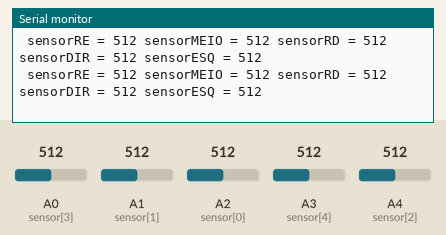
Simulated run of this sketch. Board: Arduino Uno, built with avr-gcc and run on an emulated ATmega328P. On the bench: the last lines printed to the serial monitor. Inputs (shaded band) come from the test bench; at power-on: A0 (sensor[3]) = 512, A1 (sensor[1]) = 512, A2 (sensor[0]) = 512, A3 (sensor[4]) = 512, A4 (sensor[2]) = 512.

Above: at 1.2 s.
1.3 s: A0 (sensor[3]) set to 105
At 1.45 s:
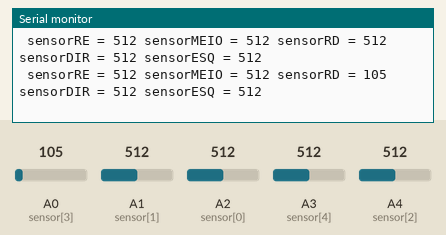
4.3 s: A0 (sensor[3]) set to 91
At 4.32 s:
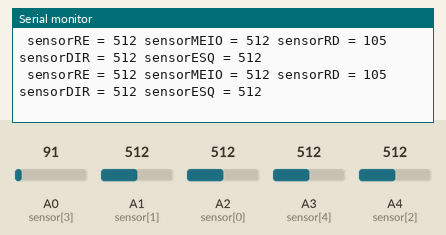
7.3 s: A1 (sensor[1]) set to 109
At 7.31 s:
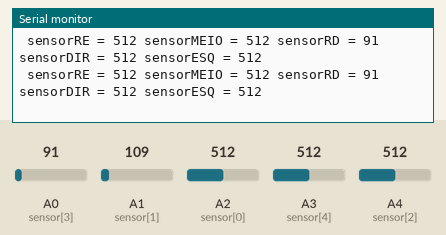
10.3 s: A1 (sensor[1]) set to 93
At 10.31 s:
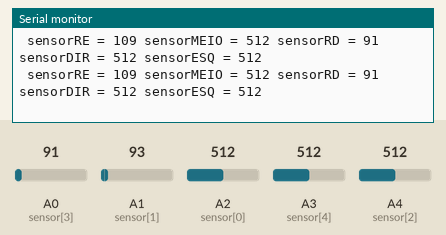
13.3 s: A2 (sensor[0]) set to 105
At 13.35 s:
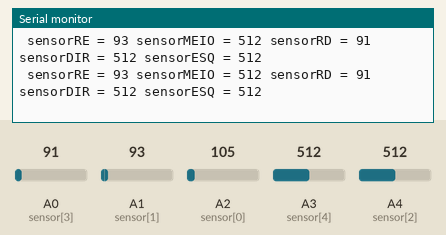
16.3 s: A2 (sensor[0]) set to 94
At 16.31 s:
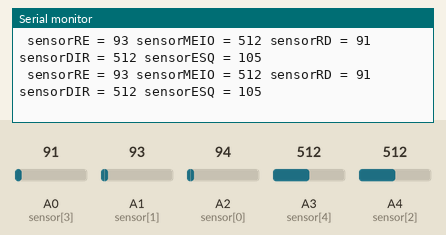
Timing chart, 0 to 19.3 s (numbered marks = the images above; inputs shaded):
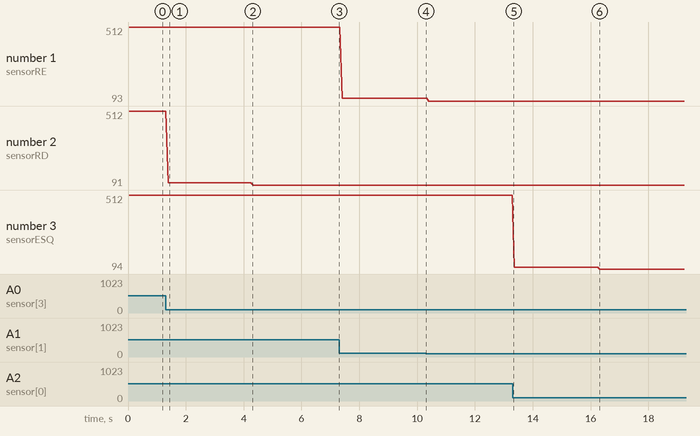

The sketch:

testetcrt.ino
```cpp
int sensor[] = {A2, A1, A4, A0, A3};
// ORDEM: ESQUERDA, REAJUSTE ESQUERDA, FRENTE, REAJUSTE DIREITA, DIREITA

void setup() {

  Serial.begin(9600);                    // Inicial Serial em 9600 Baud Rate.
  Serial.println("Serial Trabalhando");  // Teste para verificar se serial está funcionando ou não

for(int i = 0; i>5; i++){
  pinMode(sensor[i], INPUT);
}
}

void loop() {
  //-----------------------------------------Testando os Sensores--------------------------------------------------------
  Serial.print(" sensorESQ = ");
  Serial.println(analogRead(sensor[0]));
  Serial.print(" sensorRE = ");
  Serial.print(analogRead(sensor[1]));
  Serial.print(" sensorMEIO = ");
  Serial.print(analogRead(sensor[2]));
  Serial.print(" sensorRD = ");
  Serial.print(analogRead(sensor[3]));
  Serial.print(" sensorDIR = ");
  Serial.print(analogRead(sensor[4]));
}
```

Measured:
- after the input at 1.3 s, the serial monitor: prints a new line after 0.09 s (image 1)
- plotted number 1: 512 → 109 after the input at 7.3 s, 109 → 93 after the input at 10.3 s
- plotted number 2: 512 → 105 after the input at 1.3 s, 105 → 91 after the input at 4.3 s
- plotted number 3: 512 → 105 after the input at 13.3 s, 105 → 94 after the input at 16.3 s
